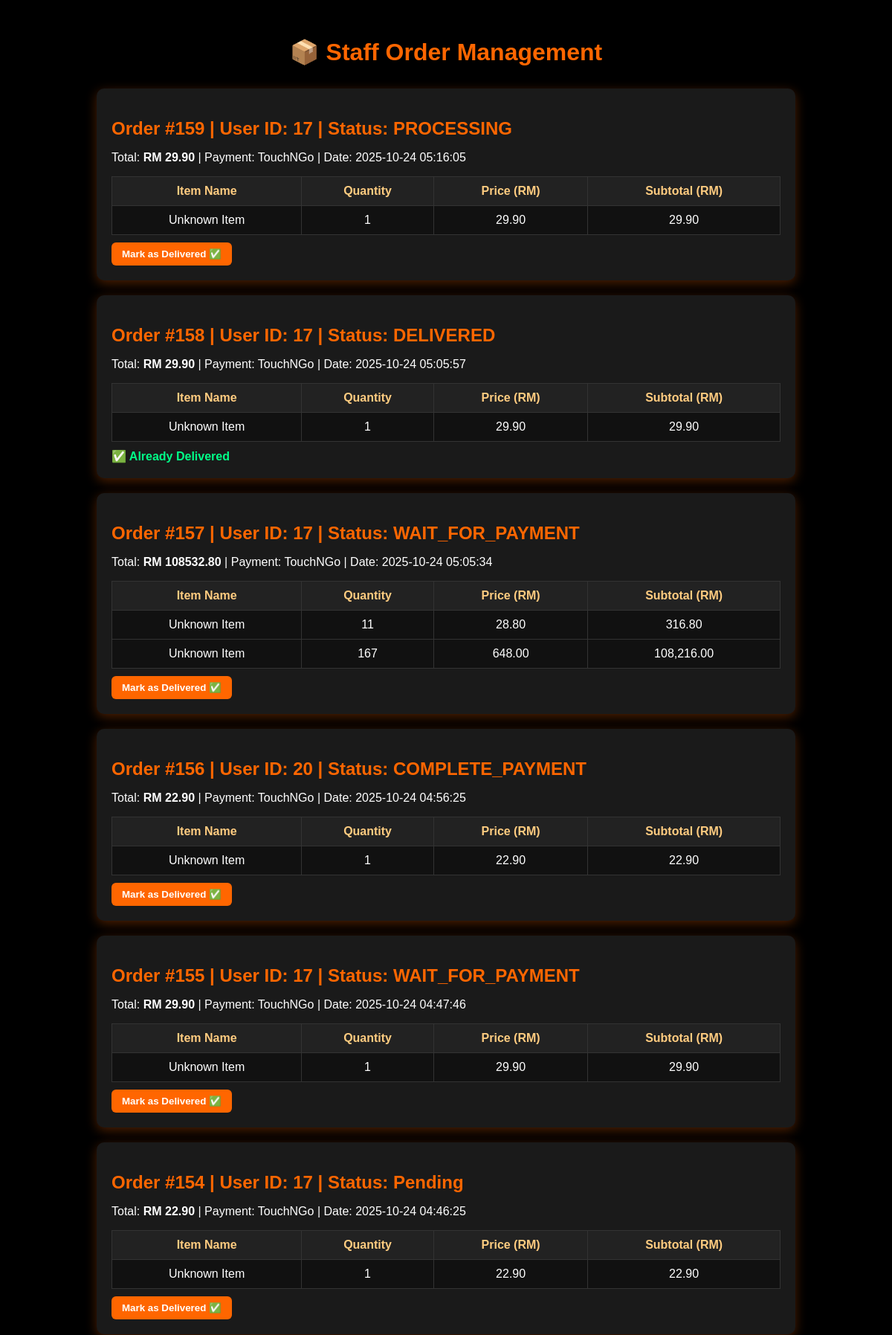
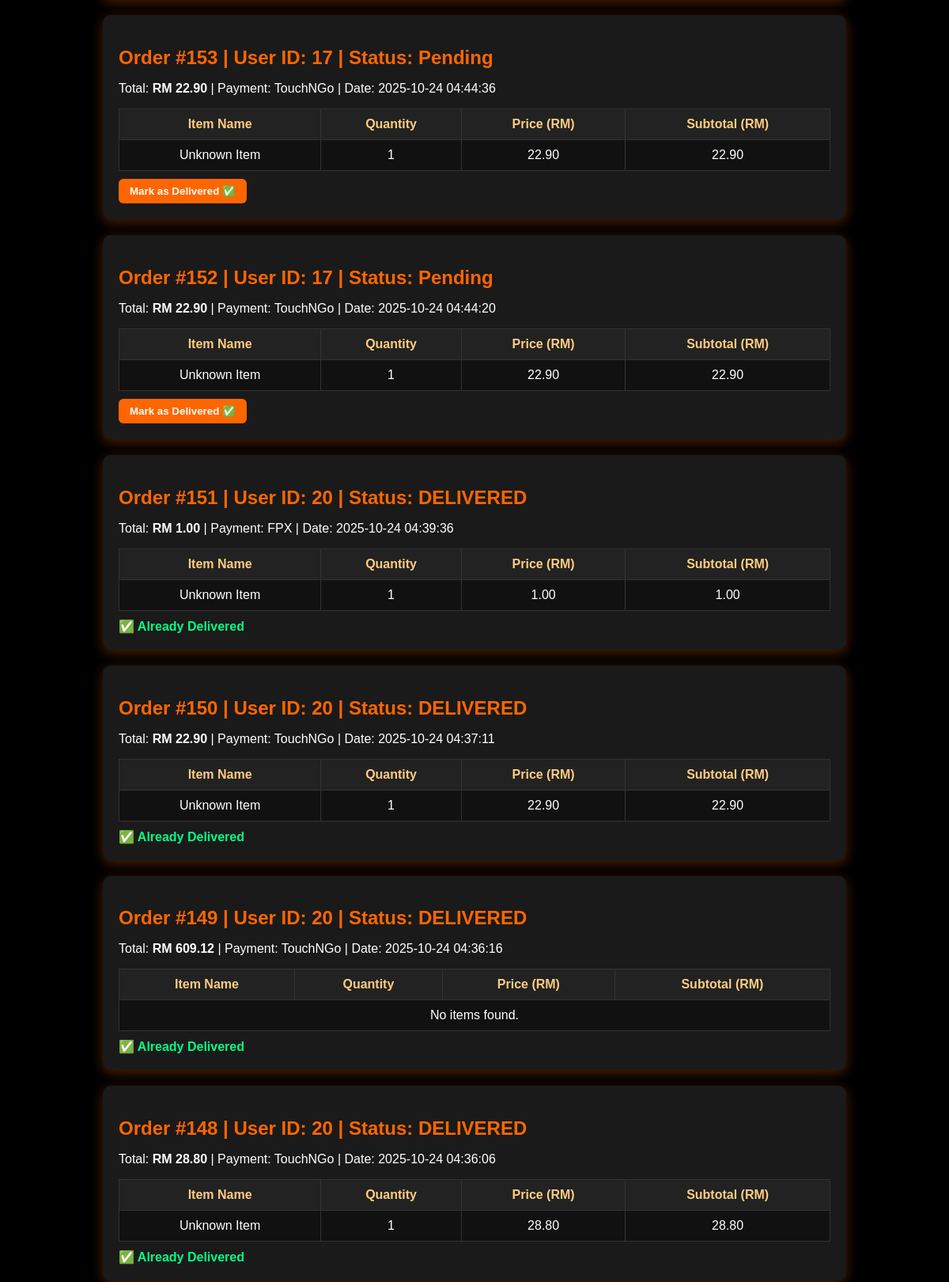
Page /Customer/view_order.php (upper part) on the committed database (2 pictures, top to bottom).
### tables this page shows
CREATE TABLE `orders` (
  `order_id` int(11) NOT NULL,
  `user_id` int(11) NOT NULL,
  `game_id` int(11) DEFAULT NULL,
  `total` decimal(10,2) NOT NULL,
  `payment_type` enum('TouchNGo','FPX') NOT NULL,
  `status` varchar(50) NOT NULL DEFAULT 'Pending',
  `payment_time` datetime DEFAULT NULL,
  `created_at` timestamp NOT NULL DEFAULT current_timestamp()
);

CREATE TABLE `order_items` (
  `order_item_id` int(11) NOT NULL,
  `order_id` int(11) NOT NULL,
  `game_id` int(11) DEFAULT NULL,
  `item_id` int(11) NOT NULL,
  `item_name` varchar(255) DEFAULT NULL,
  `quantity` int(11) NOT NULL,
  `price` decimal(10,2) NOT NULL
);

### Customer/view_order.php (the view, shortened to what this page needs)
<?php
include "config.php";
$sql = "SELECT * FROM orders ORDER BY created_at DESC";
$result = $conn->query($sql);
?>
<!DOCTYPE html>
<html lang="en">
<head>
</head>
<body>
<h1>📦 Staff Order Management</h1>
<?php
if ($result && $result->num_rows > 0) {
    while ($order = $result->fetch_assoc()) {
        echo "<div class='details'>";
        echo "<h2>Order #{$order['order_id']} | User ID: {$order['user_id']} | Status: {$order['status']}</h2>";
        echo "<p>Total: <strong>RM {$order['total']}</strong> | Payment: {$order['payment_type']} | Date: {$order['created_at']}</p>";
        $order_id = $order['order_id'];
        $query_items = $conn->prepare("SELECT item_name, quantity, price FROM order_items WHERE order_id=?");
        $query_items->bind_param("i", $order_id);
        $query_items->execute();
        $result_items = $query_items->get_result();
        echo "<table>
                <tr><th>Item Name</th><th>Quantity</th><th>Price (RM)</th><th>Subtotal (RM)</th></tr>";
        if ($result_items->num_rows > 0) {
            while ($item = $result_items->fetch_assoc()) {
                $subtotal = $item['quantity'] * $item['price'];
                echo "<tr>
                        <td>{$item['item_name']}</td>
                        <td>{$item['quantity']}</td>
                        <td>{$item['price']}</td>
                        <td>" . number_format($subtotal, 2) . "</td>
                      </tr>";
            }
        } else {
            echo "<tr><td colspan='4'>No items found.</td></tr>";
        }
        echo "</table>";
        if ($order['status'] !== 'DELIVERED') {
            echo "<form method='POST'>
                    <input type='hidden' name='deliver_order_id' value='{$order['order_id']}'>
                    <button type='submit'>Mark as Delivered ✅</button>
                  </form>";
        } else {
            echo "<div class='delivered'>✅ Already Delivered</div>";
        }
        echo "</div>";
    }
} else {
    echo "<p style='text-align:center;'>No orders found.</p>";
}
?>
</body>
</html>

### Customer/view_order.php (style rules this page uses)
body { font-family: Arial, sans-serif; background: #000; color: #fff; padding: 30px; margin: 0; }
h1 { text-align: center; color: #ff6600; margin-bottom: 30px; }
.details { background: #1a1a1a; margin: 20px auto; padding: 20px; border-radius: 10px; max-width: 900px; box-shadow: 0 4px 15px rgba(255,102,0,0.3); }
.details h2 { color: #ff6600; margin-bottom: 10px; }
table { width: 100%; border-collapse: collapse; margin-top: 10px; }
th, td { border: 1px solid #333; padding: 10px; text-align: center; }
th { background: #222; color: #ffcc80; }
td { background: #111; }
button { background: #ff6600; color: white; border: none; padding: 8px 14px; border-radius: 6px; cursor: pointer; margin-top: 10px; font-weight: bold; }
.delivered { color: #00ff88; font-weight: bold; margin-top: 10px; }

### rows in the picture
orders: order_id "159", user "17", status "PROCESSING", total "29.90", payment_type "TouchNGo", created_at "2025-10-24 05:16:05"
order_items: item_name "Unknown Item", quantity "1", price "29.90"
orders: order_id "158", user "17", status "DELIVERED", total "29.90", payment_type "TouchNGo", created_at "2025-10-24 05:05:57", shows "✅ Already Delivered"
order_items: item_name "Unknown Item", quantity "1", price "29.90"
orders: order_id "157", user "17", status "WAIT_FOR_PAYMENT", total "108532.80", payment_type "TouchNGo", created_at "2025-10-24 05:05:34"
order_items: item_name "Unknown Item", quantity "11", price "28.80", subtotal "316.80"
order_items: item_name "Unknown Item", quantity "167", price "648.00", subtotal "108,216.00"
orders: order_id "156", user "20", status "COMPLETE_PAYMENT", total "22.90", payment_type "TouchNGo", created_at "2025-10-24 04:56:25"
order_items: item_name "Unknown Item", quantity "1", price "22.90"
orders: order_id "155", user "17", status "WAIT_FOR_PAYMENT", total "29.90", payment_type "TouchNGo", created_at "2025-10-24 04:47:46"
order_items: item_name "Unknown Item", quantity "1", price "29.90"
orders: order_id "154", user "17", status "Pending", total "22.90", payment_type "TouchNGo", created_at "2025-10-24 04:46:25"
order_items: item_name "Unknown Item", quantity "1", price "22.90"
orders: order_id "153", user "17", status "Pending", total "22.90", payment_type "TouchNGo", created_at "2025-10-24 04:44:36"
order_items: item_name "Unknown Item", quantity "1", price "22.90"
orders: order_id "152", user "17", status "Pending", total "22.90", payment_type "TouchNGo", created_at "2025-10-24 04:44:20"
order_items: item_name "Unknown Item", quantity "1", price "22.90"
orders: order_id "151", user "20", status "DELIVERED", total "1.00", payment_type "FPX", created_at "2025-10-24 04:39:36", shows "✅ Already Delivered"
order_items: item_name "Unknown Item", quantity "1", price "1.00"
orders: order_id "150", user "20", status "DELIVERED", total "22.90", payment_type "TouchNGo", created_at "2025-10-24 04:37:11", shows "✅ Already Delivered"
order_items: item_name "Unknown Item", quantity "1", price "22.90"
orders: order_id "149", user "20", status "DELIVERED", total "609.12", payment_type "TouchNGo", created_at "2025-10-24 04:36:16", shows "No items found.", shows "✅ Already Delivered"
orders: order_id "148", user "20", status "DELIVERED", total "28.80", payment_type "TouchNGo", created_at "2025-10-24 04:36:06", shows "✅ Already Delivered"
order_items: item_name "Unknown Item", quantity "1", price "28.80"
